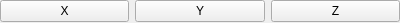
<?xml version="1.0" encoding="UTF-8"?>
<ui version="4.0">
 <class>AxisesEdit</class>
 <widget class="QWidget" name="AxisesEdit">
  <property name="geometry">
   <rect>
    <x>0</x>
    <y>0</y>
    <width>400</width>
    <height>23</height>
   </rect>
  </property>
  <property name="windowTitle">
   <string>Form</string>
  </property>
  <layout class="QHBoxLayout" name="horizontalLayout">
   <property name="leftMargin">
    <number>0</number>
   </property>
   <property name="topMargin">
    <number>0</number>
   </property>
   <property name="rightMargin">
    <number>0</number>
   </property>
   <property name="bottomMargin">
    <number>0</number>
   </property>
   <item>
    <widget class="QPushButton" name="x">
     <property name="text">
      <string>X</string>
     </property>
     <property name="checkable">
      <bool>true</bool>
     </property>
    </widget>
   </item>
   <item>
    <widget class="QPushButton" name="y">
     <property name="text">
      <string>Y</string>
     </property>
     <property name="checkable">
      <bool>true</bool>
     </property>
    </widget>
   </item>
   <item>
    <widget class="QPushButton" name="z">
     <property name="text">
      <string>Z</string>
     </property>
     <property name="checkable">
      <bool>true</bool>
     </property>
    </widget>
   </item>
  </layout>
 </widget>
 <resources/>
 <connections/>
</ui>
